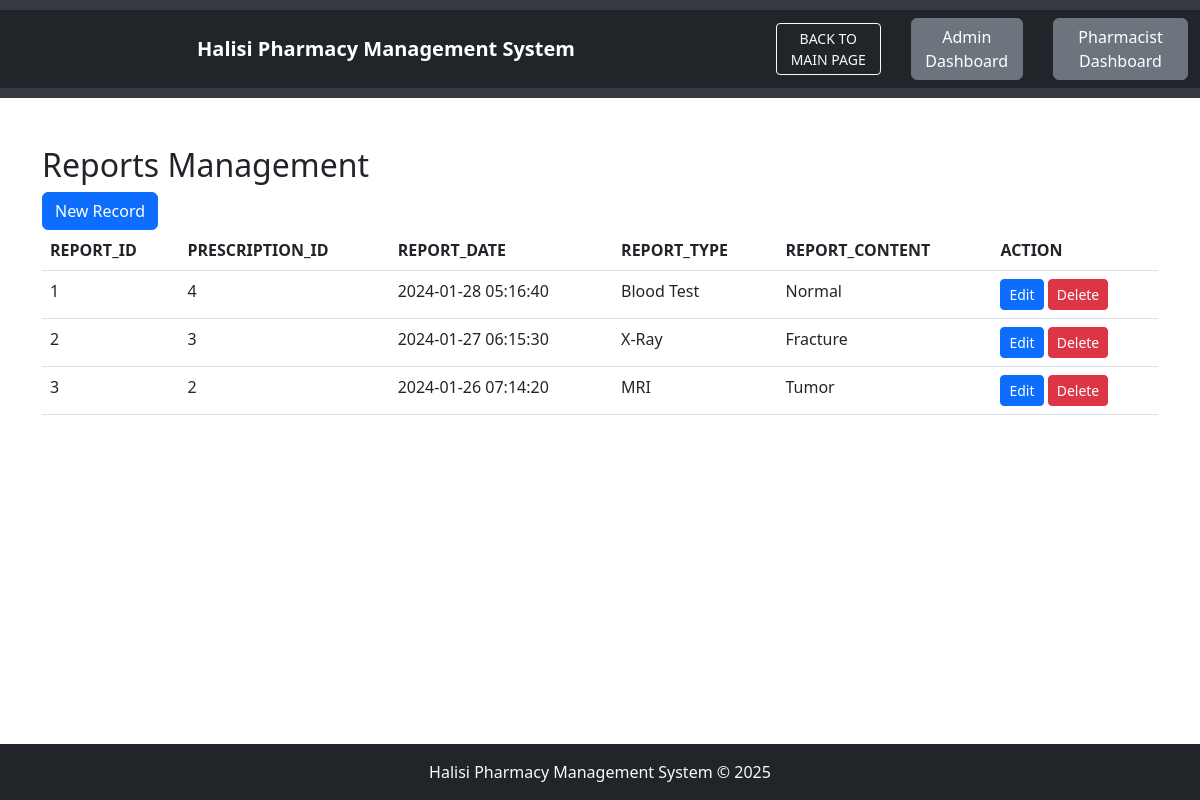
Screenshot of /reports_management/reports.php with the database file from the repository.
### tables this page shows
CREATE TABLE `reports` (
  `report_id` int(11) NOT NULL,
  `prescription_id` int(11) NOT NULL,
  `report_date` timestamp NOT NULL DEFAULT current_timestamp(),
  `report_type` varchar(50) NOT NULL,
  `report_content` text NOT NULL
);

### reports_management/reports.php (the view, shortened to what this page needs)
<!DOCTYPE html>
<html lang="en">
<head>
    <link rel="stylesheet" href="/PHARMACY/bootstrap-5.2.3-dist/css/bootstrap.min.css">
</head>
<body>
    <div class="container my-5">
        <h2>Reports Management</h2>
        <a class="btn btn-primary" href="/PHARMACY/reports_management/create.php" role="button">New Record</a>
        <br>
        <table class="table">
            <thead>
                <tr>
                    <th>REPORT_ID</th>
                    <th>PRESCRIPTION_ID</th>
                    <th>REPORT_DATE</th>
                    <th>REPORT_TYPE</th>
                    <th>REPORT_CONTENT</th>
                    <th>ACTION</th>
                </tr>
            </thead>
            <tbody>
                <?php
                $servername = "localhost";
                $username = "root";
                $password = "";
                $dbname = "HALISI_PHARMACY_MGT_SYS";
                $conn = new mysqli($servername, $username, $password, $dbname);
                $sql = "SELECT * FROM reports";
                $result = $conn->query($sql);
                while($row = $result->fetch_assoc()) {
                    echo "
                    <tr>
                    <td>$row[report_id]</td>
                    <td>$row[prescription_id]</td>
                    <td>$row[report_date]</td>
                    <td>$row[report_type]</td>
                    <td>$row[report_content]</td>
                    <td>
                    <a class='btn btn-primary btn-sm' href='/PHARMACY/reports_management/edit.php?report_id=$row[report_id]'>Edit</a>
                    <a class='btn btn-danger btn-sm' href='/PHARMACY/reports_management/delete.php?report_id=$row[report_id]'>Delete</a>
                    </td>
                </tr>
                    ";
                }
                ?>
            </tbody>
        </table>
    </div>
</body>
</html>

### reports_management/footer.php (style rules this page uses)
body { display: flex; flex-direction: column; min-height: 100vh; margin: 0; }

### rows the page displays
reports: report_id "1", prescription "4", report_date "2024-01-28 05:16:40", report_type "Blood Test", report_content "Normal"
reports: report_id "2", prescription "3", report_date "2024-01-27 06:15:30", report_type "X-Ray", report_content "Fracture"
reports: report_id "3", prescription "2", report_date "2024-01-26 07:14:20", report_type "MRI", report_content "Tumor"
